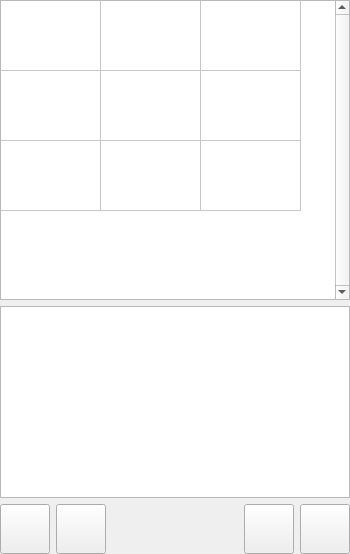
       <widget class="QWidget" name="wLeft" native="true">
        <property name="minimumSize">
         <size>
          <width>350</width>
          <height>0</height>
         </size>
        </property>
        <property name="maximumSize">
         <size>
          <width>350</width>
          <height>16777215</height>
         </size>
        </property>
        <property name="focusPolicy">
         <enum>Qt::NoFocus</enum>
        </property>
        <layout class="QVBoxLayout" name="verticalLayout_2">
         <property name="leftMargin">
          <number>0</number>
         </property>
         <property name="topMargin">
          <number>0</number>
         </property>
         <property name="rightMargin">
          <number>0</number>
         </property>
         <property name="bottomMargin">
          <number>0</number>
         </property>
         <item>
          <widget class="QTableWidget" name="tblTables">
           <property name="sizePolicy">
            <sizepolicy hsizetype="Expanding" vsizetype="Expanding">
             <horstretch>0</horstretch>
             <verstretch>1</verstretch>
            </sizepolicy>
           </property>
           <property name="minimumSize">
            <size>
             <width>0</width>
             <height>300</height>
            </size>
           </property>
           <property name="focusPolicy">
            <enum>Qt::NoFocus</enum>
           </property>
           <property name="verticalScrollBarPolicy">
            <enum>Qt::ScrollBarAlwaysOn</enum>
           </property>
           <property name="horizontalScrollBarPolicy">
            <enum>Qt::ScrollBarAlwaysOff</enum>
           </property>
           <property name="editTriggers">
            <set>QAbstractItemView::NoEditTriggers</set>
           </property>
           <property name="selectionMode">
            <enum>QAbstractItemView::SingleSelection</enum>
           </property>
           <attribute name="horizontalHeaderVisible">
            <bool>false</bool>
           </attribute>
           <attribute name="verticalHeaderVisible">
            <bool>false</bool>
           </attribute>
           <attribute name="verticalHeaderDefaultSectionSize">
            <number>70</number>
           </attribute>
           <row>
            <property name="text">
             <string>New Row</string>
            </property>
           </row>
           <row>
            <property name="text">
             <string>New Row</string>
            </property>
           </row>
           <row>
            <property name="text">
             <string>New Row</string>
            </property>
           </row>
           <column>
            <property name="text">
             <string>New Column</string>
            </property>
           </column>
           <column>
            <property name="text">
             <string>New Column</string>
            </property>
           </column>
           <column>
            <property name="text">
             <string>New Column</string>
            </property>
           </column>
           <item row="0" column="0">
            <property name="text">
             <string/>
            </property>
           </item>
           <item row="0" column="1">
            <property name="text">
             <string/>
            </property>
           </item>
           <item row="0" column="2">
            <property name="text">
             <string/>
            </property>
           </item>
           <item row="1" column="0">
            <property name="text">
             <string/>
            </property>
           </item>
           <item row="1" column="1">
            <property name="text">
             <string/>
            </property>
           </item>
           <item row="1" column="2">
            <property name="text">
             <string/>
            </property>
           </item>
           <item row="2" column="0">
            <property name="text">
             <string/>
            </property>
           </item>
           <item row="2" column="1">
            <property name="text">
             <string/>
            </property>
           </item>
           <item row="2" column="2">
            <property name="text">
             <string/>
            </property>
           </item>
          </widget>
         </item>
         <item>
          <widget class="QTableWidget" name="tblType">
           <property name="sizePolicy">
            <sizepolicy hsizetype="Expanding" vsizetype="Expanding">
             <horstretch>0</horstretch>
             <verstretch>1</verstretch>
            </sizepolicy>
           </property>
           <property name="focusPolicy">
            <enum>Qt::NoFocus</enum>
           </property>
           <property name="verticalScrollBarPolicy">
            <enum>Qt::ScrollBarAlwaysOff</enum>
           </property>
           <property name="horizontalScrollBarPolicy">
            <enum>Qt::ScrollBarAlwaysOff</enum>
           </property>
           <property name="editTriggers">
            <set>QAbstractItemView::NoEditTriggers</set>
           </property>
           <property name="selectionMode">
            <enum>QAbstractItemView::NoSelection</enum>
           </property>
           <attribute name="horizontalHeaderVisible">
            <bool>false</bool>
           </attribute>
           <attribute name="verticalHeaderVisible">
            <bool>false</bool>
           </attribute>
           <attribute name="verticalHeaderDefaultSectionSize">
            <number>50</number>
           </attribute>
           <column>
            <property name="text">
             <string>New Column</string>
            </property>
           </column>
           <column>
            <property name="text">
             <string>New Column</string>
            </property>
           </column>
          </widget>
         </item>
         <item>
          <widget class="QWidget" name="widget_3" native="true">
           <property name="maximumSize">
            <size>
             <width>16777215</width>
             <height>55</height>
            </size>
           </property>
           <property name="focusPolicy">
            <enum>Qt::NoFocus</enum>
           </property>
           <layout class="QHBoxLayout" name="horizontalLayout_2">
            <property name="leftMargin">
             <number>0</number>
            </property>
            <property name="topMargin">
             <number>0</number>
            </property>
            <property name="rightMargin">
             <number>0</number>
            </property>
            <property name="bottomMargin">
             <number>0</number>
            </property>
            <item>
             <widget class="QPushButton" name="btnTypeUp">
              <property name="minimumSize">
               <size>
                <width>50</width>
                <height>50</height>
               </size>
              </property>
              <property name="maximumSize">
               <size>
                <width>50</width>
                <height>50</height>
               </size>
              </property>
              <property name="focusPolicy">
               <enum>Qt::NoFocus</enum>
              </property>
              <property name="text">
               <string/>
              </property>
              <property name="icon">
               <iconset resource="res.qrc">
                <normaloff>:/images/up.png</normaloff>:/images/up.png</iconset>
              </property>
              <property name="iconSize">
               <size>
                <width>32</width>
                <height>32</height>
               </size>
              </property>
             </widget>
            </item>
            <item>
             <widget class="QPushButton" name="btnTypeDown">
              <property name="minimumSize">
               <size>
                <width>50</width>
                <height>50</height>
               </size>
              </property>
              <property name="maximumSize">
               <size>
                <width>50</width>
                <height>50</height>
               </size>
              </property>
              <property name="focusPolicy">
               <enum>Qt::NoFocus</enum>
              </property>
              <property name="text">
               <string/>
              </property>
              <property name="icon">
               <iconset resource="res.qrc">
                <normaloff>:/images/down.png</normaloff>:/images/down.png</iconset>
              </property>
              <property name="iconSize">
               <size>
                <width>32</width>
                <height>32</height>
               </size>
              </property>
             </widget>
            </item>
            <item>
             <spacer name="horizontalSpacer_2">
              <property name="focusPolicy">
               <enum>Qt::NoFocus</enum>
              </property>
              <property name="orientation">
               <enum>Qt::Horizontal</enum>
              </property>
              <property name="sizeHint" stdset="0">
               <size>
                <width>147</width>
                <height>20</height>
               </size>
              </property>
             </spacer>
            </item>
            <item>
             <widget class="QPushButton" name="btnSetCar">
              <property name="minimumSize">
               <size>
                <width>50</width>
                <height>50</height>
               </size>
              </property>
              <property name="maximumSize">
               <size>
                <width>50</width>
                <height>50</height>
               </size>
              </property>
              <property name="focusPolicy">
               <enum>Qt::NoFocus</enum>
              </property>
              <property name="text">
               <string/>
              </property>
              <property name="icon">
               <iconset resource="res.qrc">
                <normaloff>:/Resort/images/car.png</normaloff>:/Resort/images/car.png</iconset>
              </property>
              <property name="iconSize">
               <size>
                <width>32</width>
                <height>32</height>
               </size>
              </property>
             </widget>
            </item>
            <item>
             <widget class="QPushButton" name="btnTools">
              <property name="minimumSize">
               <size>
                <width>50</width>
                <height>50</height>
               </size>
              </property>
              <property name="maximumSize">
               <size>
                <width>50</width>
                <height>50</height>
               </size>
              </property>
              <property name="focusPolicy">
               <enum>Qt::NoFocus</enum>
              </property>
              <property name="text">
               <string/>
              </property>
              <property name="icon">
               <iconset resource="res.qrc">
                <normaloff>:/images/settings.png</normaloff>:/images/settings.png</iconset>
              </property>
              <property name="iconSize">
               <size>
                <width>32</width>
                <height>32</height>
               </size>
              </property>
             </widget>
            </item>
           </layout>
           <zorder>btnTools</zorder>
           <zorder>btnTypeUp</zorder>
           <zorder>btnTypeDown</zorder>
           <zorder>btnSetCar</zorder>
          </widget>
         </item>
        </layout>
       </widget>
